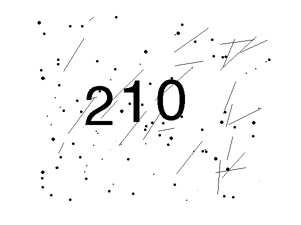
%> input picture lab5/imagedata/train_0010.png, 301 x 225 px
$ octave --eval "result = myclassifier(imread('imagedata/train_0010.png'));"   (GNU Octave 9; MATLAB toolbox functions it lacks are replaced by stand-ins)
%> lines starting %> are read from the running program, lines starting %| are printed output that depends on the picture; in (x1, y1, x2, y2) boxes, pixels count from 0 and x2, y2 are one past the last pixel; in counts of white or black regions, pixels touching at a corner belong together; the program's own positions count from 1
% Lab 5
% Lejuan Hu, Martino Pilia
%
% =================================
% Description of the Adopted Method
% =================================
%
% The general idea is to look at the intersection between each digit
% and its vertical axis. If there are two intersections it is a zero,
% with one intersection it is a one, with three it is a two.
%
% The classifier is a trivia function which just maps the number of
% intersections with the expected digit. No statistical classification,
% so no training. Quite primitive, but it seems to work for this problem.
%
% Firstly the image is filtered, with a gaussian smoothing followed
% by a thresholding on a fixed (and quite aggressive) threshold, followed
% by a hit-or-miss transform to clean the border of the segments,
% removing some bulges which can interfer with classification. The
% combination of smoothing and fixed-threshold is used not just to remove
% sparse noise (which is easy to do by looking at the connected components)
% but in order to try to minimize the influence of noise on the image
% border, at the same time without adding artifacts or connections
% between separte digits.
%
% Then connected components are isolated, and if there is high variability
% due to the presence of spurious components due to noise, only the
% biggest one are kept (whose height is above the average of the (up to)
% six higher components).
%
% The next problem is to segment attached digits. The aspect ratio of
% each component suggests wheter it is a single digit or a couple of
% digits stuck together. If two digits are connected, a distance transform
% is performed, because probably it has a maximum in the connection point,
% which is used as a reference to divide the image in two. If this maximum
% is quite far from the centre, then the maximum is ignored and the
% image is split along its vertical axis (unless the aspect ratio suggests
% a one is contained in the couple of digits, in that case the high
% distance from the centre is probably justified).
%
% Finally, for each digit isolated so far, a vertical slice of the image
% along the vertical axis is obtained, and it is counted the number of
% connected components of foreground object contained in it, which is used
% to classify the object.
%
% ============
% Expectations
% ============
%
% The function should run in definitely less than one minute on the 1200
% images of the sample data.
% In all our tests it always completed the whole dataset in less than
% 20 seconds (running MATLAB R2016a on a 64 bit Arch Linux installation on
% a machine equipped with an Intel(R) Core(TM) i7-6560U CPU @ 2.20GHz).
%
% We observed a 1.00 average accurancy over the sample data, so we expect
% an accurancy close to that value as long as the data used for evaluation
% does not have different features (foreground color, orientation, etc.).
% Otherwise, it could change dramatically, because the solution is very
% tailored on the particular features of the specific problem.
%
% =============
% Pros and Cons
% =============
%
% We think the proposed solution has the following advantages:
%  · Extremely easy to implement;
%  · Runs fast (and the code is not optimized, there is a wide margin for
%    purely numerical optimization);
%
% And disadvantages:
%  · Very problem specific;
%  · Does not scale (e.g. adding different digits is a huge problem
%    to handle without reconsidering the whole approach);
%  · Some procedures adopted (like filtering) use parameters that are very
%    sensitive to the features (e.g. foreground color or font thickness)
%    of the data images. Adaptability was sacrificed in favour of
%    accurancy on the given data.
%
% ==============
% Other Attempts
% ==============
%
% For the filtering and noise removal process, we tried different
% approaches. The first attempts where obviously with median filtering
% and histogram thresholding, but a median filter with a wide window,
% while being very good at noise removal, may create connections between
% very close objects. Using median filter, we reached 0.98 average
% accurancy.
%
% We also tried a less aggressive filter combined with erosion (using an
% horizontal SE to remove bulges from vertical edges), which also worked
% well (0.97 average accurancy).
%
% At the end we opted for the gaussian + fixed threshold, which is very
% problem dependand, less flexible and very sensitive to changes in the
% color (which must be black) and thickness of the foreground objects,
% but for this very specific problem it works better.
%
% For the recognition, we tried to add a second feature, a similar scan to
% also count intersections with the horizontal axis, but it decreased
% performance (probably due to shreds of foreground object left while
% separating two connected digits, which interfere).
%
function output = myclassifier(image)

    I = double(image);

    % Segmentation and noise removal.
    % Gaussian filtering followed by a very aggressive thresholding.
    J = conv2(I, fspecial('gaussian', [6 6], .5), 'same');
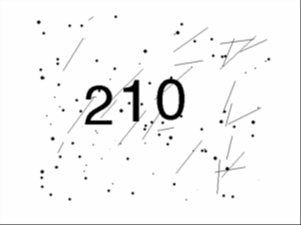
%> J: size 225x301 double; min 1.55e-10, max 255, mean 246.5
    J = J < 1.5; % Fixed threshold.
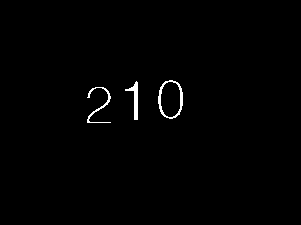
%> J: size 225x301 logical; 0.84% white; 3 white regions, box (x1, y1, x2, y2) and area: (158, 80, 183, 119) 229, (125, 81, 138, 120) 178, (87, 87, 111, 123) 162

    % Border cleanup.
    % Disconnect some annoying bulges with hit-or-miss transform.
    SE = {
        [-1 -1 -1  1  1
         -1 -1  1  1  1
         -1 -1 -1  1  1]

        [-1 -1 -1  1  1
         -1  1  1  1  1
         -1 -1 -1  1  1]

        [-1 -1  1  1  1
         -1  1  1  1  1
         -1 -1 -1  1  1]

        [-1 -1 -1  1  1
         -1  1  1  1  1
         -1 -1  1  1  1]};

     for i = 1:length(SE)
         J = J - bwhitmiss(J, SE{i});
     end

    % Get connected components and related properties
    CC = bwconncomp(J, 4);
%> CC = 3 connected components
    p = regionprops(CC, 'all');
%> p = 3 regions; box (x1, y1, x2, y2), Area, Centroid, MajorAxisLength, MinorAxisLength and Eccentricity: (158, 80, 183, 119) 229 [171.2 99.9] 46.79 35.68 0.647, (125, 81, 138, 120) 178 [135.7 99.8] 43.8 9.53 0.976, (87, 87, 111, 123) 162 [99.5 105] 49.13 28.98 0.808

    % Get the height of all the connected components
    A = zeros(1, CC.NumObjects);
    BB = {p.BoundingBox};
%> BB = {[87.5 87.5 24 36], [125.5 81.5 13 39], [158.5 80.5 25 39]}
    for i = 1:CC.NumObjects
        Z = uint32(BB{i});
        A(i) = Z(4);
    end
%> this loop made 3 passes
%> Z on passes 1 to 3: [88 88 24 36], [126 82 13 39], [159 81 25 39]
%> after the loop, A = [36 39 39]

    % Keep only the biggest ones (whose size is above the average of the
    % six biggest). Do this only if there is high variability in sizes.
    if max(A) > 3 * min(A)
        biggest = sort(A, 'Descend');
        K = find(A > mean(biggest(1:min(length(biggest),6))));
    else
        K = 1:length(A);
%> K = [1 2 3]
    end

    % Sort components in horizontal order? Apparently they are already
    % sorted.

    % Copy all the components in separate images. Not very efficient, but
    % makes everything easier to follow.
    Components = cell(1, length(K));
%> Components = {[], [], []}
    for i = 1:length(K)
        Components{i} = component(CC, p, K(i));
    end
%> this loop made 3 passes
%> pass 1, in component, `res = JJ( BB(2) : BB(2)+BB(4) , BB(1) : BB(1)+BB(3) );`:
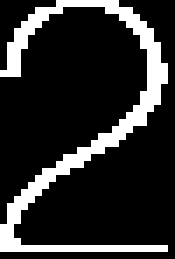
%> res: size 37x25 double (shown 7 times larger); values 0 (black) and 1 (white), 17.5% white in thin lines or dots
%> pass 3, in component (call 3), `res = JJ( BB(2) : BB(2)+BB(4) , BB(1) : BB(1)+BB(3) );`:
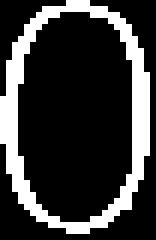
%> res: size 40x26 double (shown 6 times larger); values 0 (black) and 1 (white), 22% white in thin lines or dots
%> after the loop, Components = 3 items

    % Black magic here.
    % All the thresholds and magic numbers involved are absolutely
    % arbitrary.
    % The general idea is to look at the intersection between each digit
    % and its vertical axis. If there are two intersections it is a zero,
    % with one intersection it is a one, with three it is a two.

    inters = zeros(1,3); % variable for intersections.
    k = 1; % count components

    for i = 1:length(Components)

        % Variable for the component. Still not efficient (unless the JIT
        % runtime is able to do some inlining...), but makes everything
        % more readable.
        segment = Components{i};

        % Compute some info about its size.
        width = size(segment,2);
        aspectRatio = width / size(segment,1);

        % Use the aspect ratio to guess wether it is a single digit or two
        % sticked digits
        if aspectRatio < .8
            % Single digit
            inters(:, k) = intersections(segment);
            k = k + 1;
        else
            % Two sticked digits
            % Try to separate then looking for a maximum of the distance
            % transform, which hopefully will be in the contact point.

            % Add one pixel of zero padding frame around the image.
            % This avoids to have false maxima of the distance transform
            % if a digit is touching the border of the image.
            segment_pad = zeros(size(segment) + [2 2]);
            segment_pad(2:size(segment,1)+1,2:size(segment,2)+1) = segment;

            % Distance transform.
            D = bwdist(~segment_pad);

            % Get the position [u v] of the maximum.
            [u,v] = ind2sub(size(D), find(D == max(D(:))));
            u = uint32(mean(u)) - 1; % -1 because of the zero-padding.
            v = uint32(mean(v)) - 1;

            % If the maximum is unusually far from the centre, then
            % probably it is not the contact point between the digits
            % (unless the aspect ratio suggests that one of the two digits
            % is a one). In that case, ignore the maximum and split the
            % image along its vertical axis.
            if abs(double(v) - width / 2) > width / 4 && aspectRatio > 1.2
                v = floor(width / 2);
            end

            % Split the image and count the intersections in both the
            % halves.
            inters(k) = intersections(segment(:,1:v));
            k = k + 1;
            inters(k) = intersections(segment(:,v:width));
            k = k + 1;
        end
    end
%> this loop made 3 passes
%> (width, aspectRatio) on passes 1 to 3: (25, 0.676), (14, 0.35), (26, 0.65)
%> after the loop, inters = [3 1 2]

    % The actual classification.
    % Convert the number of intersections to the corresponding digit.
    output = arrayfun(@mapResult, inters);
%> output = [2 1 0]

    % Emergency exit here.
    % If something went so wrong to have a wrong number of digits, then
    % just return some well-formatted garbage in order to prevent a
    % possible crash of the test script.
    if length(output) ~= 3
        fprintf('nope\n');
        output = [9 9 9];
    end
end

% Convert the number of vertical intersections in the corresponding digit.
function res = mapResult(x)
    % one
    if x == 1
        res = 1;
    % zero
    elseif x == 2
        res = 0;
    % two, hopefully
    else
        res = 2;
    end
end

% Given the object `CC' representing the connected components, the object
% `P' containig their properties, and an index `k', return a new image
% containing the `k'-th connected component.
function res = component(CC, p, k)
    BB = {p.BoundingBox};
    BB = uint32(BB{k});  % Get the bounding box.
    I = CC.PixelIdxList; % Get the pixel lists for all the components.
    JJ = zeros(CC.ImageSize); % Create a new black image.
    JJ(I{k}) = 1;             % Set to 1 the pixels of the component `k'.
    res = JJ( BB(2) : BB(2)+BB(4) , BB(1) : BB(1)+BB(3) ); % Slice.
end

% Given an image `I', return a new image containing a vertical slice of
% `I' centered in `c' and of width `w'.
function res = slice(I, c, w)
    d = ceil(w / 2);
    res = I(:,max(1,c-d):c+d);
end

% Given an image `I', return the number of intersections between the
% foreground region and its vertical axis.
function res = intersections(I, c, w)
    if nargin < 3
        w = ceil(size(I,2) / 15);
    end
    if nargin < 2
        c = ceil(size(I,2) / 2);
    end
    S = slice(I, c, w);
    props = bwconncomp(S);
    res = props.NumObjects;
end

$ run again, on lab5/imagedata/train_0023.png
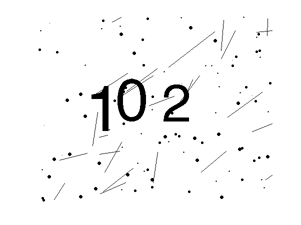
%> input picture lab5/imagedata/train_0023.png, 301 x 225 px
%> in myclassifier, `J = J < 1.5;`:
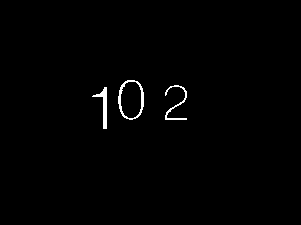
%> J: size 225x301 logical; 0.89% white; 3 white regions, box (x1, y1, x2, y2) and area: (118, 80, 144, 120) 240, (92, 87, 107, 129) 200, (165, 85, 187, 120) 162
%> CC = 3 connected components
%> p = 3 regions; box (x1, y1, x2, y2), Area, Centroid, MajorAxisLength, MinorAxisLength and Eccentricity: (118, 80, 144, 120) 240 [131.6 99.7] 48.61 37.18 0.644, (92, 87, 107, 129) 200 [104.5 106.5] 48.13 10.74 0.975, (165, 85, 187, 120) 162 [176.5 104.6] 50.01 27.07 0.841
%> in myclassifier, `BB = {p.BoundingBox};`: BB = {[92.5 87.5 15 42], [118.5 80.5 26 40], [165.5 85.5 22 35]}
%> the loop in myclassifier, `for i = 1:CC.NumObjects` made 3 passes
%> Z on passes 1 to 3: [93 88 15 42], [119 81 26 40], [166 86 22 35]
%> after the loop in myclassifier, `for i = 1:CC.NumObjects`: A = [42 40 35]
%> K = [1 2 3]
%> the loop in myclassifier, `for i = 1:length(K)` made 3 passes
%> pass 3, in component (call 3), `res = JJ( BB(2) : BB(2)+BB(4) , BB(1) : BB(1)+BB(3) );`:
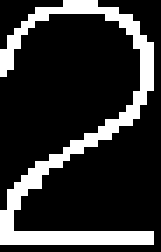
%> res: size 36x23 double (shown 7 times larger); values 0 (black) and 1 (white), 19.6% white in thin lines or dots
%> after the loop in myclassifier, `for i = 1:length(K)`: Components = 3 items
%> the loop in myclassifier, `for i = 1:length(Components)` made 3 passes
%> (width, aspectRatio) on passes 1 to 3: (16, 0.372), (27, 0.659), (23, 0.639)
%> after the loop in myclassifier, `for i = 1:length(Components)`: inters = [1 2 3]
%> output = [1 0 2]

$ run again, on lab5/imagedata/train_0028.png
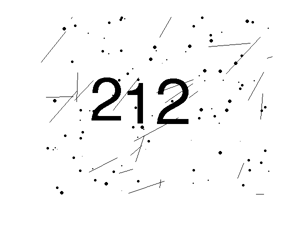
%> input picture lab5/imagedata/train_0028.png, 301 x 225 px
%> in myclassifier, `J = J < 1.5;`:
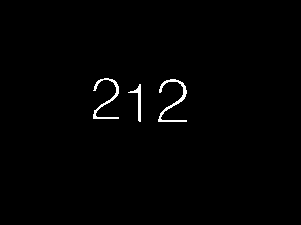
%> J: size 225x301 logical; 0.98% white in thin lines or dots, all inside (x1, y1, x2, y2) = (93, 78, 187, 122)
%> CC = 3 connected components
%> p = 3 regions; box (x1, y1, x2, y2), Area, Centroid, MajorAxisLength, MinorAxisLength and Eccentricity: (158, 79, 187, 122) 282 [173.5 101] 59.69 34.16 0.82, (93, 78, 119, 119) 244 [106.8 99.4] 57.36 31.63 0.834, (128, 84, 141, 122) 136 [139.1 101.5] 42.9 9.27 0.976
%> in myclassifier, `BB = {p.BoundingBox};`: BB = {[93.5 78.5 26 41], [128.5 84.5 13 38], [158.5 79.5 29 43]}
%> the loop in myclassifier, `for i = 1:CC.NumObjects` made 3 passes
%> Z on passes 1 to 3: [94 79 26 41], [129 85 13 38], [159 80 29 43]
%> after the loop in myclassifier, `for i = 1:CC.NumObjects`: A = [41 38 43]
%> K = [1 2 3]
%> the loop in myclassifier, `for i = 1:length(K)` made 3 passes
%> pass 3, in component (call 3), `res = JJ( BB(2) : BB(2)+BB(4) , BB(1) : BB(1)+BB(3) );`:
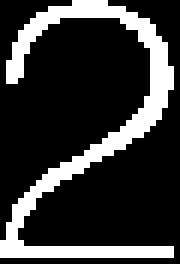
%> res: size 44x30 double (shown 6 times larger); values 0 (black) and 1 (white), 21.4% white in thin lines or dots
%> after the loop in myclassifier, `for i = 1:length(K)`: Components = 3 items
%> the loop in myclassifier, `for i = 1:length(Components)` made 3 passes
%> (width, aspectRatio) on passes 1 to 3: (27, 0.643), (14, 0.359), (30, 0.682)
%> after the loop in myclassifier, `for i = 1:length(Components)`: inters = [3 1 3]
%> output = [2 1 2]
